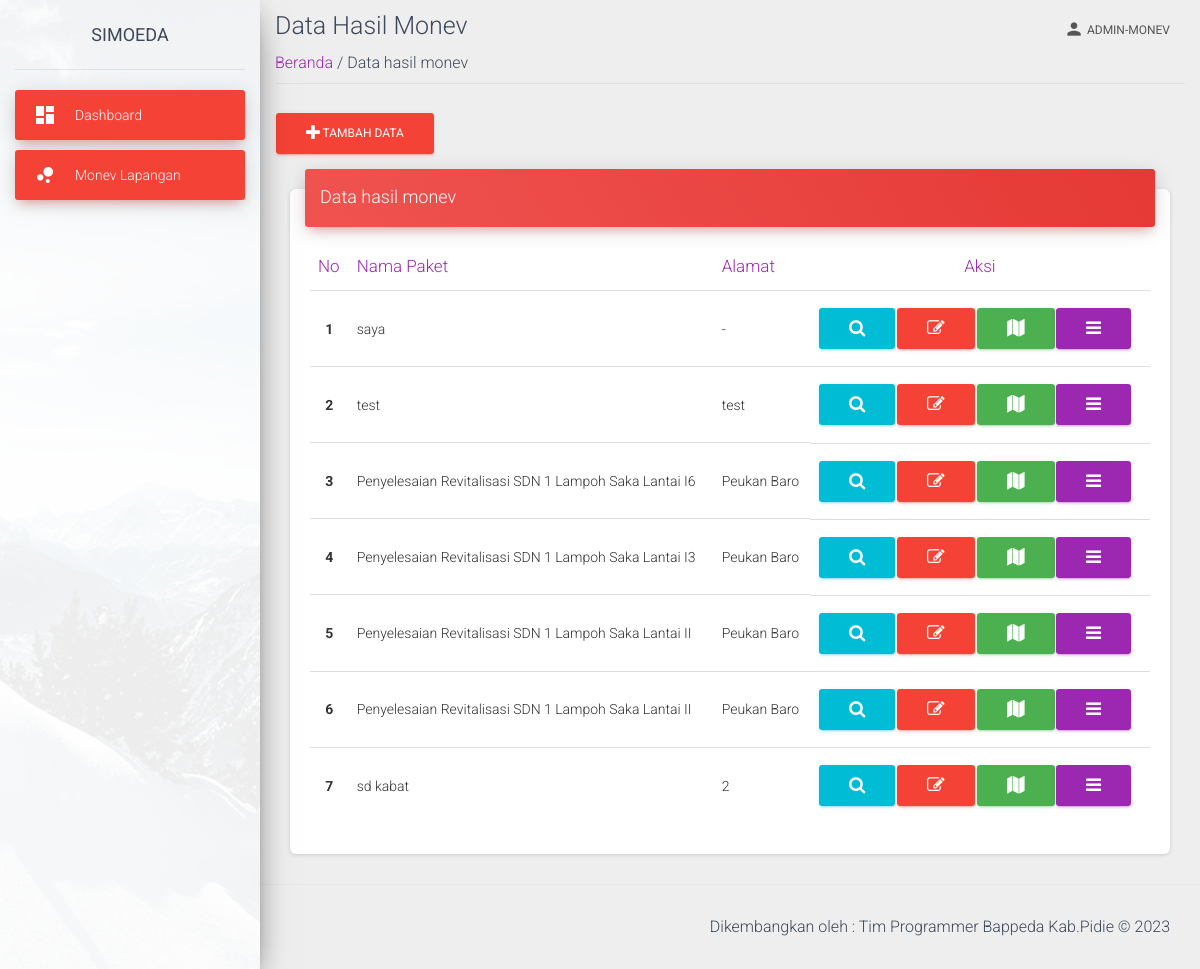
Page /view/monev.php (signed in) on the earlier database version.
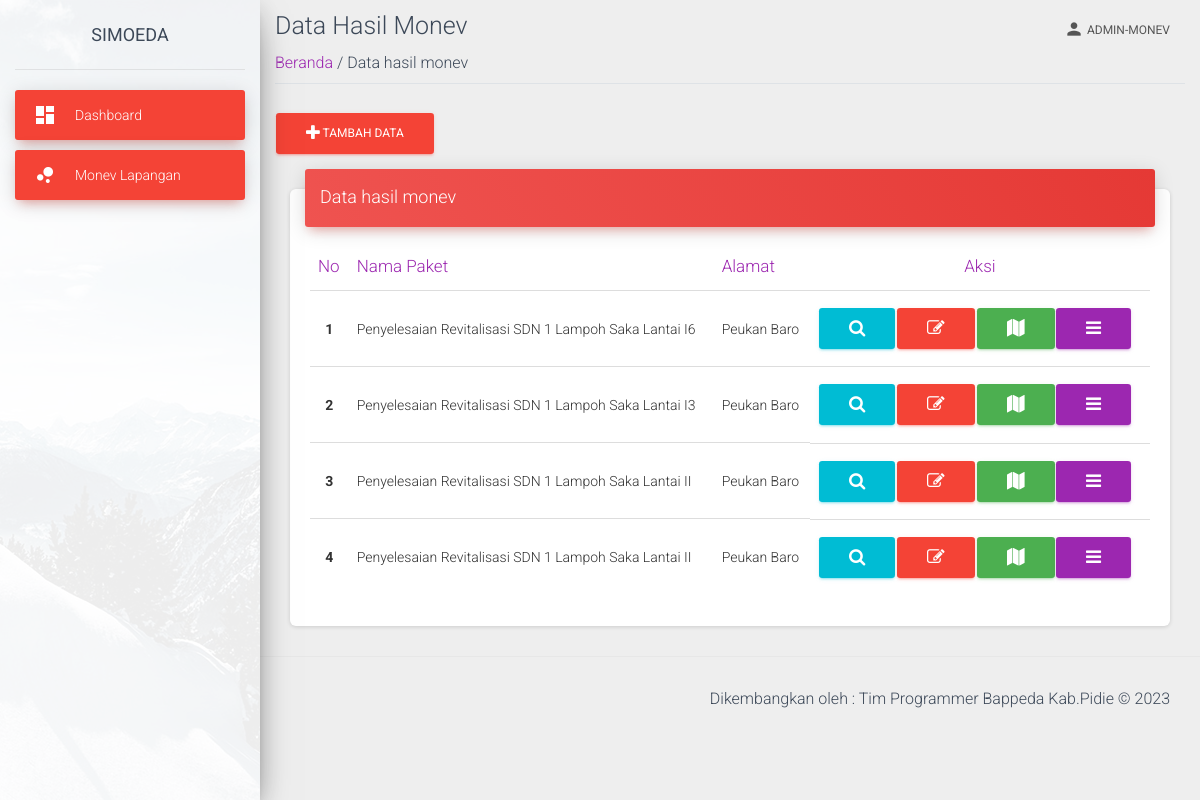
Same page on the later database version.
### tables this page shows
CREATE TABLE `laporan` (
  `id_paket` int(11) NOT NULL,
  `nama_paket` varchar(255) DEFAULT NULL,
  `alamat_paket` varchar(255) DEFAULT NULL,
  `latitude` varchar(255) DEFAULT NULL,
  `longitude` varchar(255) DEFAULT NULL,
  `skpk_id` int(11) DEFAULT NULL,
  `kpa` varchar(255) DEFAULT NULL,
  `alamat_skpk` varchar(255) DEFAULT NULL,
  `nama_pa` varchar(255) DEFAULT NULL,
  `nama_bendahara` varchar(255) DEFAULT NULL,
  `nama_pptk` varchar(255) DEFAULT NULL,
  `pl_nama_1` varchar(255) DEFAULT NULL,
  `pl_instasi_asal_1` varchar(255) DEFAULT NULL,
  `pl_nama_2` varchar(255) DEFAULT NULL,
  `pl_instasi_asal_2` varchar(255) DEFAULT NULL,
  `pl_nama_3` varchar(255) DEFAULT NULL,
  `pl_instasi_asal_3` varchar(255) DEFAULT NULL,
  `pl_nama_4` varchar(255) DEFAULT NULL,
  `pl_instasi_asal_4` varchar(255) DEFAULT NULL,
  `pl_nama_5` varchar(255) DEFAULT NULL,
  `pl_instasi_asal_5` varchar(255) DEFAULT NULL,
  `nama` varchar(255) DEFAULT NULL,
  `jabatan` varchar(255) DEFAULT NULL,
  `alamat` varchar(255) DEFAULT NULL,
  `pho_nama_1` varchar(255) DEFAULT NULL,
  `pho_instasi_asal_1` varchar(255) DEFAULT NULL,
  `pho_nama_2` varchar(255) DEFAULT NULL,
  `pho_instasi_asal_2` varchar(255) DEFAULT NULL,
  `pho_nama_3` varchar(255) DEFAULT NULL,
  `pho_instasi_asal_3` varchar(255) DEFAULT NULL,
  `pho_nama_4` varchar(255) DEFAULT NULL,
  `pho_instasi_asal_4` varchar(255) DEFAULT NULL,
  `pho_nama_5` varchar(255) DEFAULT NULL,
  `pho_instasi_asal_5` varchar(255) DEFAULT NULL,
  `pho_nama_6` varchar(255) DEFAULT NULL,
  `pho_instasi_asal_6` varchar(255) DEFAULT NULL,
  `pr_nama_perusahaan` varchar(255) DEFAULT NULL,
  `pr_alamat_perusahaan` varchar(255) DEFAULT NULL,
  `pr_nama_pimpinan` varchar(255) DEFAULT NULL,
  `pr_alamat_pimpinan` varchar(255) DEFAULT NULL,
  `pr_nilai_kontrak` varchar(255) DEFAULT NULL,
  `pw_nama_perusahaan` varchar(255) DEFAULT NULL,
  `pw_alamat_perusahaan` varchar(255) DEFAULT NULL,
  `pw_nama_pimpinan` varchar(255) DEFAULT NULL,
  `pw_alamat_pimpinan` varchar(255) DEFAULT NULL,
  `pw_nilai_kontrak` varchar(255) DEFAULT NULL,
  `pf_nama_perusahaan` varchar(255) DEFAULT NULL,
  `pf_alamat_perusahaan` varchar(255) DEFAULT NULL,
  `pf_nama_pimpinan` varchar(255) DEFAULT NULL,
  `pf_nomor_kontrak` varchar(255) DEFAULT NULL,
  `pf_nilai_kontrak` varchar(255) DEFAULT NULL,
  `pf_tanggal` varchar(255) DEFAULT NULL,
  `pf_pagu` varchar(255) DEFAULT NULL,
  `pf_sumber_dana` varchar(255) DEFAULT NULL,
  `no_pho` varchar(255) DEFAULT NULL,
  `tgl_pho` varchar(255) DEFAULT NULL,
  `ha` varchar(255) DEFAULT NULL,
  `gambar_kondisi_1` varchar(255) DEFAULT NULL,
  `gambar_kondisi_2` varchar(255) DEFAULT NULL,
  `gambar_kondisi_3` varchar(255) DEFAULT NULL,
  `gambar_kondisi_4` varchar(255) DEFAULT NULL,
  `gambar_kondisi_5` varchar(255) DEFAULT NULL,
  `gambar_kondisi_6` varchar(255) DEFAULT NULL,
  `jenis_paket` int(11) DEFAULT NULL,
  `id_user` int(11) DEFAULT NULL,
  `id_tahun` int(11) DEFAULT NULL,
  `id_sumber_dana` int(11) DEFAULT NULL
);

### view/monev.php (the view, shortened to what this page needs)
<?php
require('../view/template-atas-monev.php');
?>
<?php
require('../proses/koneksi.php');
$query_laporan = "SELECT * FROM laporan";
$result_laporan = mysqli_query($koneksi,$query_laporan);
?>
    <div class="container-fluid">
        <div class="title">
            <h3 class="text-gray-800 my-2">Data Hasil Monev</h3>
        </div>
        <div class="subtitle border-bottom mb-4 pb-2">
            <span class=""><a href="./admin-monev-dashboard.php">Beranda </a></span>
            <span class="text-grey"> / Data hasil monev</span>
        </div>
        <a href="data-tambah.php" class="btn btn-danger shadow"> <i class="fa fa-plus"></i></button> Tambah Data</a>
        <div class="content">
        <div class="container-fluid">
          <div class="row">
            <div class="col-md-12">
              <div class="card">
                <div class="card-header card-header-danger">
                  <h4 class="card-title "> Data hasil monev</h4>
                </div>
                <div class="card-body">
                  <div class="table-responsive">
                    <table class="table">
                      <thead class="text-primary">
                        <tr><th>
                        No
                        </th>
                        <th>
                        Nama Paket
                        </th>
                        <th>
                        Alamat
                        </th>
                        <th style="text-align: center;">
                        Aksi
                        </th>
                      </tr>
                    </thead>
                    <tbody>
                    <?php
                $noUrut=1;
				while ($row = @mysqli_fetch_assoc($result_laporan)){
					$nama_peta=$row['nama_paket'];
					$alamat_peta=$row['alamat_paket'];
				?>
                    <tr>
                        <th class="text-center" scope="row"><?php echo $noUrut++ ?></th>
                        <td><?php echo $nama_peta ?></td>
                        <td><?php echo $alamat_peta ?></td>
                        <td class="footer">
                        <form method="POST" action="data-rincian.php">
                                    <button type="submit" name="edit_paket"
                                        class="btn btn-info " title="Rincian Data">
                                        <i class="fa fa-search"></i>
                                    </button>
                                </form>
                            <form method="POST" action="data-edit.php" >
                                <button type="submit" name="edit_paket" value="Edit Data" class="btn btn-danger">
                                <i class="fa fa-edit"></i> </button>
                            </form>
                            <form method="POST" target="_blank" action="lihat_peta.php">
                                <button type="submit" name="submit_coordinates"
                                    class="btn btn-success" title="Lihat Peta">
                                    <i class="fa fa-map"></i> </button>
                            </form>
                        <div class="nav-items">
                            <a class="btn btn-primary" href="javascript:;" id="navbarDropdownProfile" data-toggle="dropdown" aria-haspopup="true" aria-expanded="false">
                            <i class="fa fa-bars"></i>
                            </a>
                        </div>
                        </td>
                    </tr>
                    <?php
					}
				?>
                </tbody>
                    </table>
                  </div>
                </div>
              </div>
            </div>
          </div>
        </div>
      </div>
    </div>
 <?php
require('../view/template-bawah-monev.php')
?>

### view/template-atas-monev.php (shortened to what this page needs)
<!DOCTYPE html>
<html lang="en">
<?php
require_once('../view/header.php');
?>
<body class="">
  <div class="wrapper ">
  <div class="sidebar" data-color="danger" data-background-color="white" data-image="../assets/img/sidebar-1.jpg">
    <div class="logo"><a href="#" class="simple-text logo-normal">
      SIMOEDA
      </a></div>
    <div class="sidebar-wrapper">
      <ul class="nav">
        <li class="nav-item active">
          <a class="nav-link" href="./admin-monev-dashboard.php">
            <i class="material-icons">dashboard</i>
            <p>Dashboard</p>
          </a>
        </li>
        <li class="nav-item active">
          <a class="nav-link" href="./monev.php">
            <i class="material-icons">bubble_chart</i>
            <p>Monev Lapangan</p>
          </a>
        </li>
      </ul>
    </div>
    </div>
    <div class="main-panel">
      <nav class="navbar navbar-expand-lg navbar-transparent navbar-absolute fixed-top ">
        <div class="container-fluid">
          <div class="collapse navbar-collapse justify-content-end">
            <ul class="navbar-nav">
              <li class="nav-item dropdown">
                <a class="nav-link" href="javascript:;" id="navbarDropdownProfile" data-toggle="dropdown" aria-haspopup="true" aria-expanded="false">
                  <i class="material-icons">person </i><?php print($_SESSION['level']) ?>
                </a>
              </li>
            </ul>
          </div>
        </div>
      </nav>

### view/header.php (shortened to what this page needs)
<head>
  <link rel="stylesheet" href="https://cdn.jsdelivr.net/npm/sweetalert2@11.7.5/dist/sweetalert2.min.css">
  <link rel="stylesheet" href="https://maxcdn.bootstrapcdn.com/font-awesome/latest/css/font-awesome.min.css">
  <link href="../assets/css/material-dashboard.css?v=2.1.2" rel="stylesheet" />
  <link href="../assets/demo/demo.css" rel="stylesheet" />
</head>

### view/template-bawah-monev.php (shortened to what this page needs)
<footer class="footer">
        <div class="container-fluid">
          <div class="copyright float-right">
            Dikembangkan oleh : Tim Programmer Bappeda Kab.Pidie
                              &copy;
          </div>
        </div>
      </footer>
    </div>
  </div>
</body>
</html>

Differences in the rows shown:
removed laporan: nama_paket "saya", alamat_paket "-"
removed laporan: nama_paket "test", alamat_paket "test"
removed laporan: nama_paket "sd kabat", alamat_paket "2"
